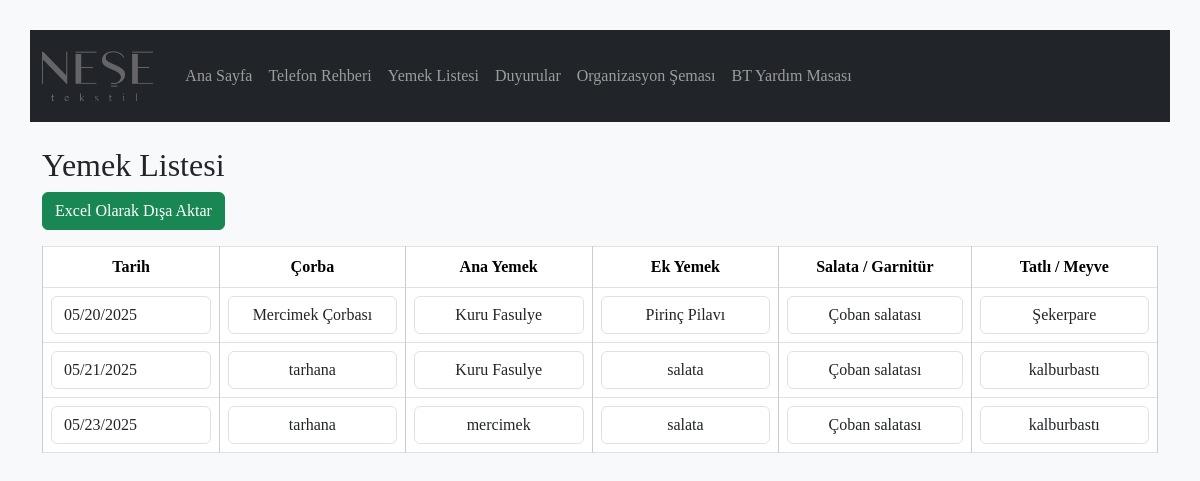
/yemek-listesi, run on the app's committed database.
### tables this page shows
CREATE TABLE yemekler (
            id INTEGER PRIMARY KEY AUTOINCREMENT,
            tarih TEXT NOT NULL,
            yemek1 TEXT,
            yemek2 TEXT,
            yemek3 TEXT,
            yemek4 TEXT,
            yemek5 TEXT
        );

### app.py (the view)
@app.route('/yemek-listesi')
def yemek_listesi():
    conn = get_db_connection()
    yemekler = conn.execute('SELECT * FROM yemekler ORDER BY tarih').fetchall()
    conn.close()
    return render_template_tarihli('yemek_listesi.html', yemekler=yemekler)

### app.py (called while the page is built)
def get_db_connection():
    conn = sqlite3.connect('rehber.db')
    conn.row_factory = sqlite3.Row
    return conn

def tarih_formatla(tarih):
    if isinstance(tarih, datetime):
        return tarih.strftime('%d.%m.%Y')
    elif isinstance(tarih, str):
        try:
            dt = datetime.fromisoformat(tarih)  # '2024-05-19'
            return dt.strftime('%d.%m.%Y')
        except:
            return tarih
    return tarih

def recursive_format(value):
    if isinstance(value, list):
        return [recursive_format(v) for v in value]
    elif isinstance(value, dict):
        return {k: recursive_format(v) for k, v in value.items()}
    else:
        return tarih_formatla(value)

def render_template_tarihli(template_name, **context):
    formatted_context = {k: recursive_format(v) for k, v in context.items()}
    return render_template(template_name, **formatted_context)

### templates/yemek_listesi.html (shortened to what this page needs)
{% extends "base.html" %}
{% block content %}
<h2>Yemek Listesi</h2>
{% if yemekler %}
  <div class="mb-3">
    <a href="{{ url_for('export_yemek_listesi') }}" class="btn btn-success">Excel Olarak Dışa Aktar</a>
  </div>
  <form method="POST" action="/kullanici/yemek-guncelle">
    <table class="table table-bordered">
      <thead>
        <tr>
          <th>Tarih</th>
          <th>Çorba</th>
          <th>Ana Yemek</th>
          <th>Ek Yemek</th>
          <th>Salata / Garnitür</th>
          <th>Tatlı / Meyve</th>
        </tr>
      </thead>
      <tbody>
        {% for yemek in yemekler %}
        <tr>
          <td><input type="date" name="tarih_{{ yemek['id'] }}" value="{{ yemek['tarih'] }}" class="form-control" readonly></td>
          <td><input type="text" name="yemek1_{{ yemek['id'] }}" value="{{ yemek['yemek1'] }}" class="form-control" readonly></td>
          <td><input type="text" name="yemek2_{{ yemek['id'] }}" value="{{ yemek['yemek2'] }}" class="form-control" readonly></td>
          <td><input type="text" name="yemek3_{{ yemek['id'] }}" value="{{ yemek['yemek3'] }}" class="form-control" readonly></td>
          <td><input type="text" name="yemek4_{{ yemek['id'] }}" value="{{ yemek['yemek4'] }}" class="form-control" readonly></td>
          <td><input type="text" name="yemek5_{{ yemek['id'] }}" value="{{ yemek['yemek5'] }}" class="form-control" readonly></td>
        </tr>
        {% endfor %}
      </tbody>
    </table>
  </form>
{% else %}
  <div class="alert alert-info">Henüz yemek listesi bulunmamaktadır.</div>
{% endif %}
{% endblock %}

### static/style.css (style rules this page uses)
body { padding: 30px; background-color: #f8f9fa; font-family: initial; }
table { background-color: white; }
form { margin-bottom: 30px; }
input, button { margin-right: 10px; }
table { width: 100%; border-collapse: collapse; }
th, td { text-align: center; padding: 8px; border: 1px solid #ccc; }
input[type="text"] { text-align: center; }

### data on the page
yemekler: tarih "05/20/2025", yemek1 "Mercimek Çorbası", yemek2 "Kuru Fasulye", yemek3 "Pirinç Pilavı", yemek4 "Çoban salatası", yemek5 "Şekerpare"
yemekler: tarih "05/21/2025", yemek1 "tarhana", yemek2 "Kuru Fasulye", yemek3 "salata", yemek4 "Çoban salatası", yemek5 "kalburbastı"
yemekler: tarih "05/23/2025", yemek1 "tarhana", yemek2 "mercimek", yemek3 "salata", yemek4 "Çoban salatası", yemek5 "kalburbastı"
